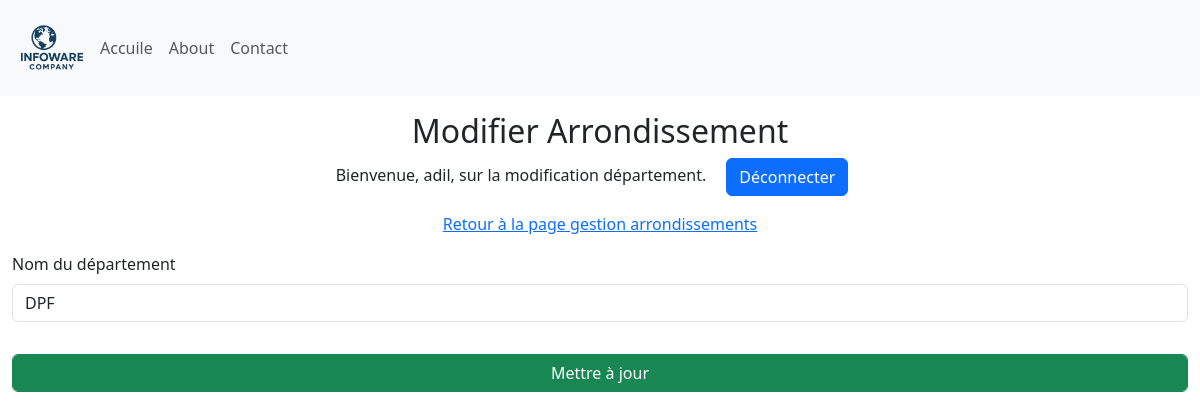
Before: /update_departement/1 (signed in) with the older database file.
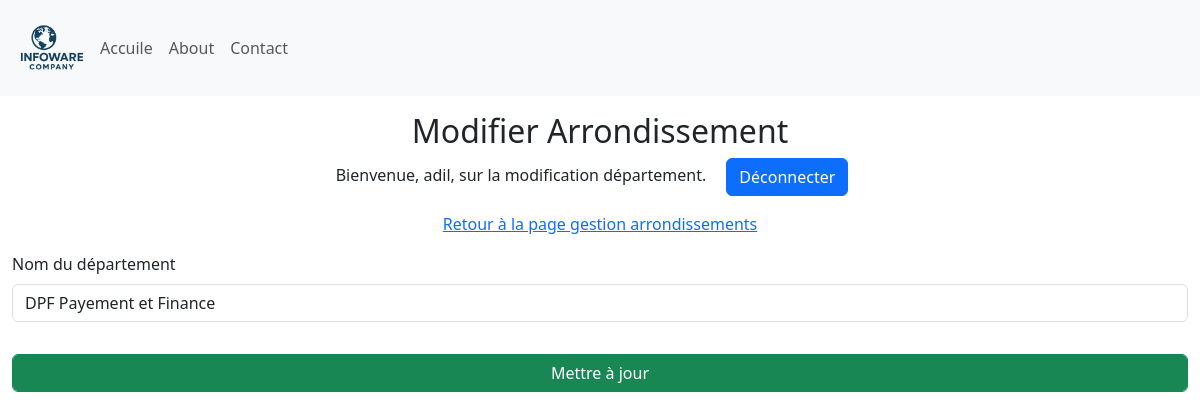
After: the same page with the newer database file.
### Site/models.py (models this page shows, shortened)
class Departement(db.Model):
    id = db.Column(db.Integer, primary_key=True)
    departement = db.Column(db.String(25), unique=True, nullable=False)
    arondissement = db.Column(db.Integer, db.ForeignKey('arondissement.id'), nullable=False)

### Site/dashbord/departement.py (the view, shortened to what this page needs)
@departement.route('/update_departement/<int:departement_id>', methods=['GET', 'POST'])
def update_departement(departement_id):
    if 'user' not in session:
        return redirect(url_for('admin.admin'))
    departement = Departement.query.get_or_404(departement_id)
    return render_template('update_departement.html', name=session['user'], departement=departement)

### Site/templates/update_departement.html (shortened to what this page needs)
{% extends 'base.html' %}
{% block body %}
<div class="container-fluid">
    <div class="row">
        <div class="col-12  my-3">
            <div class="text-center">
                <h2>Modifier Arrondissement</h2>
                <p>Bienvenue, {{ name }}, sur la modification département. <a class="mx-3 btn btn-primary" href="{{ url_for('admin.logout') }}"">Déconnecter</a></p>
                <p><a href="{{ url_for('arrondissement.manage_Arrondissements') }}">Retour à la page gestion arrondissements</a> </p>
            </div>
           <form method="POST">
                <div class="mb-3">
                    <label for="departementName" class="form-label">Nom du département</label>
                    <input type="text" class="form-control" id="departementName" name="departementName" value="{{ departement.departement }}" required>
                </div>
                <div class="mb-3">
                    <input type="submit" class="form-control btn btn-success mt-3" value="Mettre à jour">
                </div>
            </form>
        </div>
    </div>
</div>
{% endblock %}

Changed rows visible on the page:
changed Departement: departementName "DPF" → "DPF Payement et Finance"
